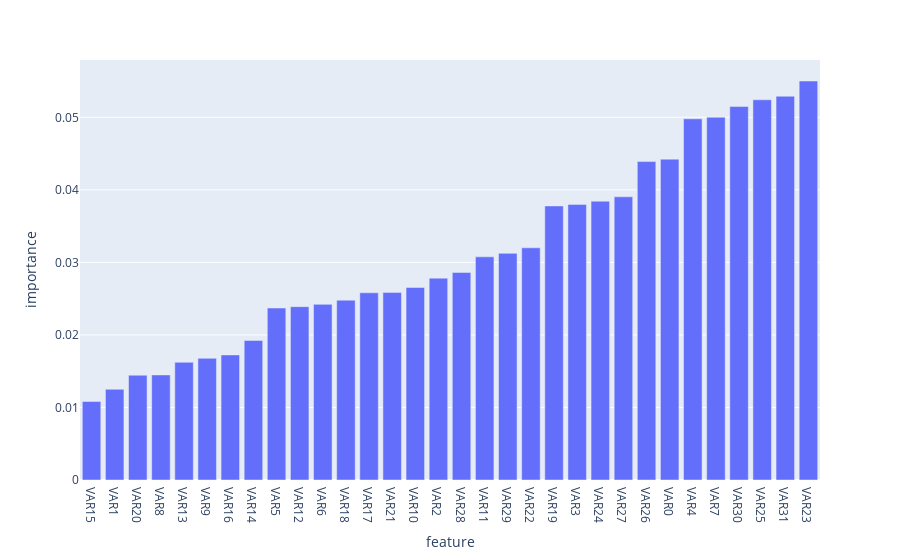

Notebook source saved alongside this figure:
### Code cell
import plotly.express as px

fig = px.bar(feature_importance, x='feature', y='importance')
fig.show()

### Figure 1 — Plotly figure (JSON) as saved in the notebook; plotly's stock layout.template omitted (floating-point values rounded to 4 significant figures)
{"data": [{"alignmentgroup": "True", "hovertemplate": "feature=%{x}<br>importance=%{y}<extra></extra>", "legendgroup": "", "marker": {"color": "#636efa", "pattern": {"shape": ""}}, "name": "", "offsetgroup": "", "orientation": "v", "showlegend": false, "textposition": "auto", "type": "bar", "x": ["VAR15", "VAR1", "VAR20", "VAR8", "VAR13", "VAR9", "VAR16", "VAR14", "VAR5", "VAR12", "VAR6", "VAR18", "VAR17", "VAR21", "VAR10", "VAR2", "VAR28", "VAR11", "VAR29", "VAR22", "VAR19", "VAR3", "VAR24", "VAR27", "VAR26", "VAR0", "VAR4", "VAR7", "VAR30", "VAR25", "VAR31", "VAR23"], "xaxis": "x", "y": [0.01082, 0.0125, 0.01445, 0.01449, 0.01623, 0.01677, 0.01724, 0.01924, 0.02371, 0.02389, 0.02421, 0.02479, 0.02581, 0.02586, 0.02653, 0.02783, 0.02861, 0.03077, 0.03125, 0.03201, 0.03778, 0.038, 0.03844, 0.03904, 0.04389, 0.04423, 0.04979, 0.05002, 0.05148, 0.05242, 0.0529, 0.055], "yaxis": "y"}], "layout": {"barmode": "relative", "legend": {"tracegroupgap": 0}, "margin": {"t": 60}, "xaxis": {"anchor": "y", "domain": [0, 1], "title": {"text": "feature"}}, "yaxis": {"anchor": "x", "domain": [0, 1], "title": {"text": "importance"}}}}
